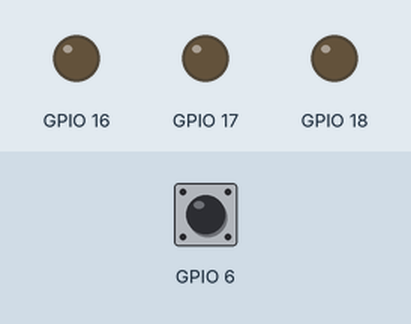
A program run on a simulated ESP32-S3. Shown: output pins drawn as LEDs (lit = HIGH). Dashed ring = blinking. Inputs (shaded band) come from the test bench; at power-on: GPIO 6 HIGH.

Above: at 5.0 s.
5.1 s: GPIO 6 pulled LOW for 0.15 s
At 6.02 s:
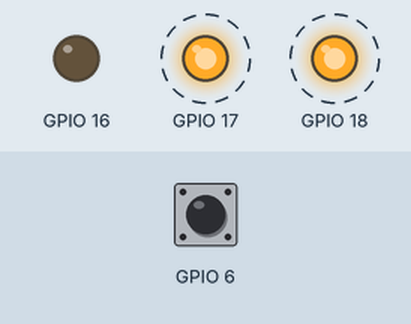
8.1 s: GPIO 6 pulled LOW for 1 s
At 9.4 s:
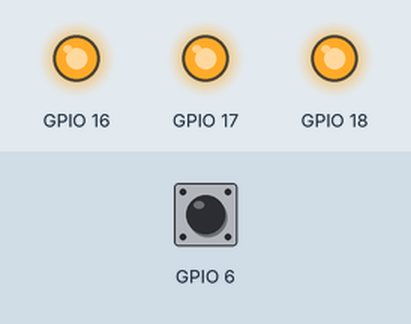
10.6 s: GPIO 6 pulled LOW for 3.2 s
At 11.3 s:
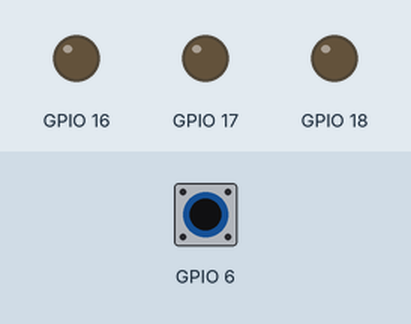
Timing chart, 0 to 13.6 s (numbered marks = the images above; inputs shaded):
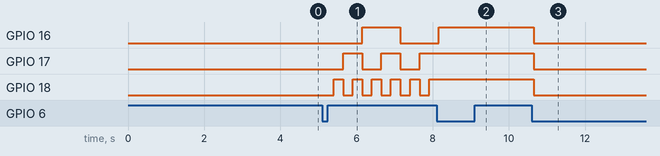

The program:

main.cpp
```cpp
#include "driver/gpio.h"
#include "esp_log.h"
#include "esp_timer.h"
#include "freertos/FreeRTOS.h"

constexpr gpio_num_t LED_G_GPIO = GPIO_NUM_16;
constexpr gpio_num_t LED_Y_GPIO = GPIO_NUM_17;
constexpr gpio_num_t LED_R_GPIO = GPIO_NUM_18;

constexpr gpio_num_t BTN_GPIO = GPIO_NUM_6;

constexpr uint8_t blink_delays_count = 3;
constexpr uint16_t blink_delays[blink_delays_count] = {250, 500, 1000};

constexpr uint32_t btn_debounce_time_ms = 50;

static SemaphoreHandle_t button_semaphore = NULL;
static const char *TAG = "M2L1";

typedef enum {
  LED_STATE_OFF = 0,
  LED_STATE_ON = 1,
} LedState;

typedef enum {
  LED_MODE_ON,
  LED_MODE_OFF,
  LED_MODE_BLINK,
} LedMode;

class Led {
private:
  LedState state;
  gpio_num_t gpio;
  uint32_t delay;
  uint32_t last_tick;
  LedMode mode;

  void setState(LedState state) {
    this->state = state;
    switch (state) {
    case LED_STATE_ON:
      gpio_set_level(gpio, 1);
      break;
    case LED_STATE_OFF:
      gpio_set_level(gpio, 0);
      break;
    }
  }

public:
  Led(gpio_num_t gpio, uint32_t delay) {
    this->gpio = gpio;
    this->delay = delay;

    this->last_tick = 0;
    this->state = LED_STATE_OFF;
    this->mode = LED_MODE_OFF;
  }

  void init() {
    gpio_config_t config = {
        .pin_bit_mask = BIT64(gpio),
        .mode = GPIO_MODE_OUTPUT,
    };

    ESP_ERROR_CHECK(gpio_config(&config));
    this->setState(this->state);
  }

  void nextMode() {
    switch (this->mode) {
    case LED_MODE_ON:
      ESP_LOGI(TAG, "MODE SET TO OFF");
      this->mode = LED_MODE_OFF;
      this->setState(LED_STATE_OFF);
      break;
    case LED_MODE_OFF:
      ESP_LOGI(TAG, "MODE SET TO BLINK");
      this->mode = LED_MODE_BLINK;
      this->last_tick = esp_timer_get_time() / 1000;
      this->setState(LED_STATE_OFF);
      break;
    case LED_MODE_BLINK:
      ESP_LOGI(TAG, "MODE SET TO ON");
      this->mode = LED_MODE_ON;
      this->setState(LED_STATE_ON);
      break;
    }
  }

  void blink() {
    this->setState(this->state == LED_STATE_ON ? LED_STATE_OFF : LED_STATE_ON);
  }

  void tick() {
    if (this->mode != LED_MODE_BLINK) {
      return;
    }

    uint32_t now = esp_timer_get_time() / 1000;
    if ((now - this->last_tick) > this->delay) {
      this->last_tick += this->delay;
      this->blink();
    }
  }
};

typedef struct {
  Led *green;
  Led *yellow;
  Led *red;
} Leds;

static void btn_isr_handler(void *arg) {
  BaseType_t higher_priority_task_woken = pdFALSE;

  xSemaphoreGiveFromISR(button_semaphore, &higher_priority_task_woken);

  portYIELD_FROM_ISR(higher_priority_task_woken);
}

static void button_processing_task(void *arg) {
  Leds *leds = (Leds *)arg;
  while (true) {
    if (xSemaphoreTake(button_semaphore, portMAX_DELAY) != pdTRUE) {
      continue;
    }

    vTaskDelay(pdMS_TO_TICKS(btn_debounce_time_ms));
    xSemaphoreTake(button_semaphore, 1);
    ESP_LOGI(TAG, "Button press identified");
    leds->red->nextMode();
    leds->yellow->nextMode();
    leds->green->nextMode();
  }
}

extern "C" void app_main() {

  Led red = Led(LED_R_GPIO, blink_delays[0]);
  Led yellow = Led(LED_Y_GPIO, blink_delays[1]);
  Led green = Led(LED_G_GPIO, blink_delays[2]);

  Leds leds = {
      .green = &green,
      .yellow = &yellow,
      .red = &red,
  };

  button_semaphore = xSemaphoreCreateBinary();

  gpio_config_t btn_config = {
      .pin_bit_mask = BIT64(BTN_GPIO),
      .mode = GPIO_MODE_INPUT,
      .pull_up_en = GPIO_PULLUP_ENABLE,
      .pull_down_en = GPIO_PULLDOWN_DISABLE,
      .intr_type = GPIO_INTR_NEGEDGE,
  };

  gpio_config(&btn_config);

  gpio_install_isr_service(0);
  gpio_isr_handler_add(BTN_GPIO, btn_isr_handler, nullptr);

  xTaskCreate(button_processing_task, "button_processing_task", 2048,
              (void *)&leds, 5, NULL);

  gpio_intr_enable(BTN_GPIO);

  red.init();
  yellow.init();
  green.init();

  uint16_t loops_count = 0;
  uint64_t start_time = esp_timer_get_time();
  while (true) {
    red.tick();
    yellow.tick();
    green.tick();

    if (loops_count < 1000) {
      loops_count++;
    } else {
      loops_count = 0;
      uint32_t time = (esp_timer_get_time() - start_time) / 1000;
      ESP_LOGI(TAG, "Time for 1000 loops = %dms; Average loop time = %dms",
               time, time / 1000);
      start_time = esp_timer_get_time(); // Get current time again as log may
                                         // take some time
    }

    vTaskDelay(1);
  }
}
```

Measured:
- after the input at 5.1 s, GPIO 16: LOW → HIGH after 1.1 s, → LOW 1.0 s later; GPIO 17: alternates HIGH for 0.50 s and LOW for 0.50 s, starting after 0.55 s; GPIO 18: alternates HIGH for 0.25 s and LOW for 0.25 s, starting after 0.30 s
- after the input at 8.1 s, GPIO 16: goes on until 8.2 s, then stays HIGH; GPIO 17, GPIO 18: stops changing and stays HIGH
- after the input at 10.6 s, GPIO 16–18: HIGH → LOW after 0.05 s
